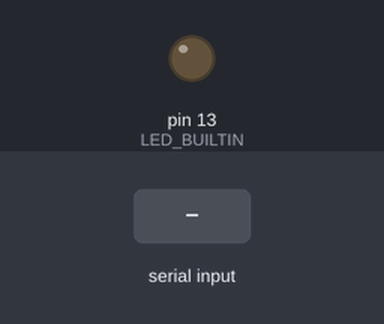
Bench run of a sketch on a simulated Arduino Mega 2560, built with avr-gcc and run on an emulated ATmega2560. On the bench: output pins drawn as LEDs (lit = HIGH). The test bench sets the inputs (shaded band). What the sketch prints to the serial monitor is not drawn.

Above: at 1.2 s.
1.3 s: byte 30 received over Serial
Timing chart, 0 to 4.3 s (numbered marks = the images above; inputs shaded):
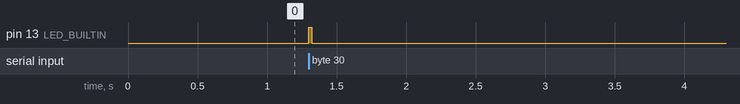

Measured:
- after the input at 1.3 s, pin 13 (LED_BUILTIN): LOW → HIGH at once, → LOW 0.02 s later

The sketch:

RP2040_UART_Bridge.ino
```cpp
#include <Arduino.h>

#define BRIDGE_UART_RX_PIN 1
#define BRIDGE_UART_TX_PIN 0
#define BRIDGE_BAUD 115200

static void print_help() {
  Serial.println();
  Serial.println("OG Xbox controller UART bridge");
  Serial.println("USB <-> UART1 passthrough at 115200 baud");
  Serial.println();
  Serial.println("Wiring:");
  Serial.println("  Bridge GND  -> Controller GND");
  Serial.println("  Bridge GP0  -> Controller GP1");
  Serial.println("  Bridge GP1  -> Controller GP0");
  Serial.println();
  Serial.println("Example commands:");
  Serial.println("  DOWN 100");
  Serial.println("  TAP A 120");
  Serial.println("  AXIS LX -22000");
  Serial.println("  CLEAR");
  Serial.println();
}

static void pulse_led() {
#ifdef LED_BUILTIN
  digitalWrite(LED_BUILTIN, HIGH);
#endif
}

void setup() {
  Serial.begin(BRIDGE_BAUD);
  Serial1.setRX(BRIDGE_UART_RX_PIN);
  Serial1.setTX(BRIDGE_UART_TX_PIN);
  Serial1.begin(BRIDGE_BAUD);

#ifdef LED_BUILTIN
  pinMode(LED_BUILTIN, OUTPUT);
#endif

  uint32_t start = millis();
  while (!Serial && millis() - start < 2000) {
    delay(10);
  }
  print_help();
}

void loop() {
  static uint32_t led_off_at = 0;

  while (Serial.available() > 0) {
    int c = Serial.read();
    Serial1.write((uint8_t)c);
    pulse_led();
    led_off_at = millis() + 20;
  }

  while (Serial1.available() > 0) {
    int c = Serial1.read();
    Serial.write((uint8_t)c);
    pulse_led();
    led_off_at = millis() + 20;
  }

#ifdef LED_BUILTIN
  if (led_off_at != 0 && (int32_t)(millis() - led_off_at) >= 0) {
    digitalWrite(LED_BUILTIN, LOW);
    led_off_at = 0;
  }
#endif
}
```
